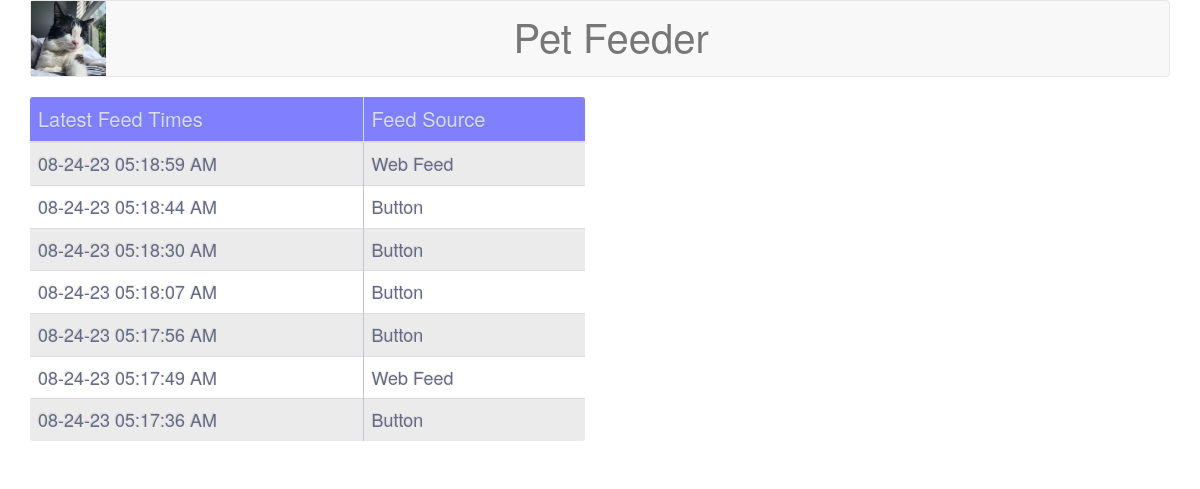
The page /history (signed in) on the database its author committed.
### tables this page shows
CREATE TABLE feedtimes (feedid integer primary key autoincrement,feeddate string,feedtype integer);

CREATE TABLE feedtypes (feedtype integer primary key,description string);

### app.py (the view)
@app.route('/history', methods=['GET', 'POST'])
def history_page():
    try:
        if 'userLogin' in session:
            latestXNumberFeedTimes = commonTasks.db_get_last_feedtimes(500)
            finalFeedTimeList = []
            for x in latestXNumberFeedTimes:
                x = list(x)
                dateobject = datetime.datetime.strptime(x[0], '%Y-%m-%d %H:%M:%S')
                x[0] = dateobject.strftime("%m-%d-%y %I:%M:%S %p")
                x = tuple(x)
                finalFeedTimeList.append(x)
            return render_template('history.html'
                                   , latestXNumberFeedTimes=finalFeedTimeList
                                   )
        else:
            return redirect(url_for('admin_login_page'))
    except Exception as e:
        return render_template('error.html', resultsSET=e)

### commonTasks.py (called while the page is built)
def connect_db():
    try:
        rv = sqlite3.connect(DB)
        return rv
    except Exception as e:
        return e

def db_get_last_feedtimes(numberToGet):
    try:
        con = connect_db()
        cur = con.execute(''' select feeddate,description
                                from feedtimes ft
                                join feedtypes fty on ft.feedtype=fty.feedtype
                                where ft.feedtype in (1,2,3,4,6)
                                order by feeddate desc
                                limit ?''', [str(numberToGet), ])
        LastFeedingTimes = cur.fetchall()
        cur.close()
        con.close()
        return LastFeedingTimes
    except Exception as e:
        return e

### templates/history.html
{% extends "layout.html" %}
{% block head %}
{{ super() }}
{% endblock %}
{% block main %}
<div class="row">
    <div class="col-md-6 text-center">
        <table class="FeedTable table">
            <thead>
            <th>Latest Feed Times</th>
            <th>Feed Source</th>
            </thead>
            <tbody>
            {% for entry in latestXNumberFeedTimes %}
            <tr>
                <td>{{entry[0]}}</td>
                <td>{{entry[1]}}</td>
            </tr>
            {% endfor %}
            </tbody>
        </table>
    </div>
    <div class="col-md-6 text-center">
    </div>
</div>
{% endblock %}

### templates/layout.html (shortened to what this page needs)
<!DOCTYPE html>
<html lang="en">
<head>
    {% block head %}
    <link href="static/css/bootstrap.min.css" rel="stylesheet">
    <link href="static/css/googleFonts.css" rel="stylesheet" type="text/css">
    <link href="static/css/tableStyle.css" rel="stylesheet">
    <link href="static/css/feedButton.css" rel="stylesheet">
    <link href="static/css/camButton.css" rel="stylesheet">
    <link href="static/css/navBar.css" rel="stylesheet">
    <link href="static/css/loginPage.css" rel="stylesheet">
    {% endblock %}
</head>
<body>
<div class="container">
    <nav class="navbar navbar-default">
        <div class="navbar-header">
            <p class="navbar-brand1 navbar-brand navBarTitle">&nbsp;&nbsp;Pet Feeder</p>
            <img class="img-responsive" src="/static/images/zorro1.jpg" width="75" height="75" >
        </div>
    </nav>
    {% block main %}
    {% endblock %}
</div>
</body>
</html>

### static/css/tableStyle.css (style rules this page uses)
th { color:#D5DDE5; background:#8080ff; border-bottom:4px solid #9ea7af; border-right: 1px solid #D5DDE5; font-size:20px; font-weight: 100; padding:14px; text-align:left; text-shadow: 0 1px 1px rgba(0, 0, 0, 0.1); vertical-align:middle; }
th:first-child { border-top-left-radius:3px; }
th:last-child { border-top-right-radius:3px; border-right:none; }
tr { border-top: 1px solid #C1C3D1; border-bottom-: 1px solid #C1C3D1; color:#666B85; font-size:16px; font-weight:normal; text-shadow: 0 1px 1px rgba(256, 256, 256, 0.1); }
tr:first-child { border-top:none; }
tr:last-child { border-bottom:none; }
tr:nth-child(odd) td { background:#EBEBEB; }
tr:last-child td:first-child { border-bottom-left-radius:3px; }
tr:last-child td:last-child { border-bottom-right-radius:3px; }
td { background:#FFFFFF; padding:20px; text-align:left; vertical-align:middle; font-weight:300; font-size:18px; text-shadow: -1px -1px 1px rgba(0, 0, 0, 0.1); border-right: 1px solid #C1C3D1; }
td:last-child { border-right: 0px; }

### static/css/navBar.css (style rules this page uses)
.navbar-brand1 { position: absolute; width: 100%; left: 0; text-align: center; margin:0 auto; }
.navBarTitle { font-size: 40px; padding: 25px; }

### rows shown on the page
feedtimes: feeddate "08-24-23 05:18:59 AM", description "Web Feed"
feedtimes: feeddate "08-24-23 05:18:44 AM", description "Button"
feedtimes: feeddate "08-24-23 05:18:30 AM", description "Button"
feedtimes: feeddate "08-24-23 05:18:07 AM", description "Button"
feedtimes: feeddate "08-24-23 05:17:56 AM", description "Button"
feedtimes: feeddate "08-24-23 05:17:49 AM", description "Web Feed"
feedtimes: feeddate "08-24-23 05:17:36 AM", description "Button"
